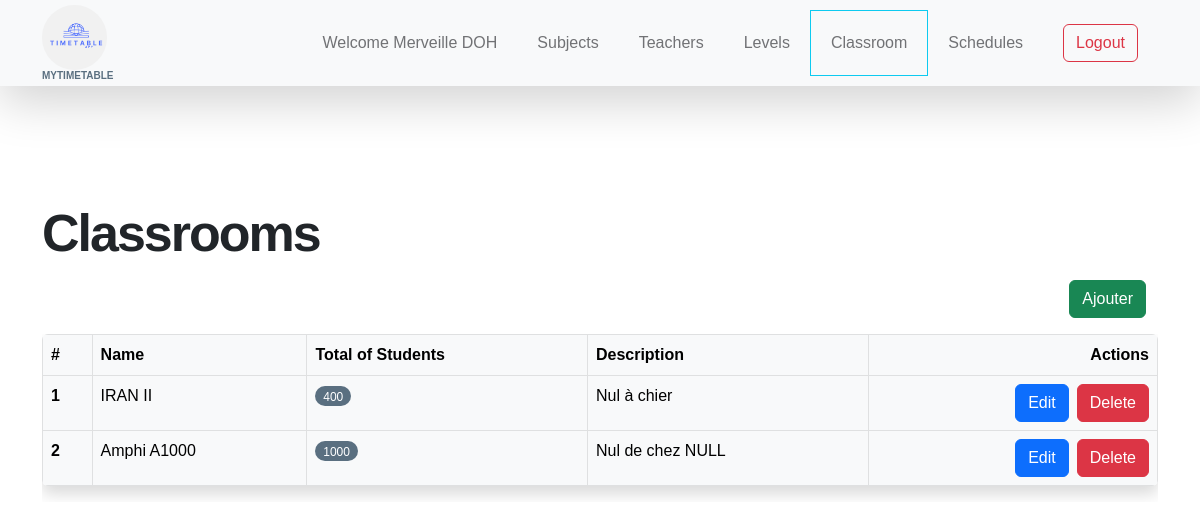
The app's page /classrooms (signed in) with its own data.
### authentification/models.py (models this page shows, shortened)
class MyUser(AbstractBaseUser, PermissionsMixin):
    email = models.EmailField(
        verbose_name="email address",
        max_length=255,
        unique=True,null=True
    )
    first_name = models.CharField(max_length=40, null=True, blank=True)
    last_name = models.CharField(max_length=40,null=True, blank=True)
    password = models.CharField(max_length=255)
    level = models.ForeignKey(
        Level, on_delete=models.CASCADE, null=True, blank=True)
    is_active = models.BooleanField(default=True)
    is_staff = models.BooleanField(default=False)
    is_teacher = models.BooleanField(default=False)
    objects = MyUserManager()
    USERNAME_FIELD = 'email'
    groups = models.ManyToManyField(Group, related_name='myuser_groups', blank=True)
    user_permissions = models.ManyToManyField(Permission, related_name='myuser_permissions', blank=True)

### acceuil/models.py (models this page shows, shortened)
class Classroom(models.Model):
    label = models.CharField(max_length=100)
    desc = models.TextField(null=True)
    capacity = models.IntegerField(null=True, blank=True)

### acceuil/views.py (the view)
    def check_user(request, *args, **kwargs):
        if not request.user.is_authenticated or (not request.user.is_superuser):
            return redirect('timetables.students')
        return view_func(request, *args, **kwargs)

### acceuil/views.py (called while the page is built, shortened)
def superuser_required(view_func):
    def check_user(request, *args, **kwargs):
        if not request.user.is_authenticated or (not request.user.is_superuser):
            return redirect('timetables.students')
        return view_func(request, *args, **kwargs)
    return check_user

@superuser_required
@login_required
def classroom(request):
    error, success = None, None
    context = {
        'classrooms': Classroom.objects.all(),
        'error': error,
        'success': success,
    }
    return render(request, 'acceuil/classroom.html', context)

### template/acceuil/classroom.html (shortened to what this page needs)
{% extends 'base/base.html' %}
{% block 'main' %}
<div class="my-3">
    <h1 class="">Classrooms</h1>
</div>
<div class="container-fluid my-3">
    <div class="d-flex justify-content-end">
        <button class="btn btn-success" data-bs-toggle="modal" data-bs-target="#addObject">Ajouter</button>
    </div>
</div>
<div>
    <div class="table-responsive">
        <table class="table table-bordered table-stiped table-hover table-light rounded shadow overflow-hidden">
            <thead>
                <tr>
                    <th>#</th>
                    <th>Name</th>
                    <th>Total of Students</th>
                    <th>Description</th>
                    <th class="text-end">Actions</th>
                </tr>
            </thead>
            <tbody>
                {% for s in classrooms %}
                <tr>
                    <td>
                        <div class="fw-bold">
                            {{ forloop.counter }}
                        </div>
                    </td>
                    <td>
                        <div>
                            {{ s.label }}
                        </div>
                    </td>
                    <td>
                        <div class="badge badge-primary">
                            {{ s.capacity }}
                        </div>
                    </td>
                    <td>
                        <div>
                            {{ s.desc }}
                        </div>
                    </td>
                    <td>
                        <div class="d-flex justify-content-end">
                            <button class="btn btn-primary" data-bs-toggle="modal"
                                data-bs-target="#editObject{{ s.id }}">Edit</button>
                            <button class="btn btn-danger ms-2" data-bs-toggle="modal"
                                data-bs-target="#delObject{{ s.id }}">Delete</button>
                        </div>
                    </td>
                </tr>
                {% endfor %}
            </tbody>
        </table>
    </div>
</div>
{% endblock %}

### template/base/header.html (shortened to what this page needs)
{% load static %}
<nav class="navbar navbar-expand-lg bg-light shadow-lg">
    <div class="container">
        <a class="navbar-brand" href="{% url 'home' %}">
            <span>
                <img src="{% static 'img/timetable.png' %}" alt="" style="height: 65px; border-radius: 50px;">
                <small>myTimeTable</small> </span>
        </a>
        <div class="collapse navbar-collapse" id="navbarNav">
            <ul class="navbar-nav ms-auto">
                {% if user.is_authenticated %}
                <li class="nav-item align-self-center c-url" data-url="{% url 'profile' %}">
                    <a href="{% url 'profile' %}" class="nav-link click-scroll align-self-center">
                        Welcome {{ user.first_name }} {{ user.last_name }}</a>
                </li>
                {% if user.is_superuser %}
                <li class="nav-item align-self-center c-url" data-url="{% url 'subject' %}">
                    <a class="nav-link click-scroll" href="{% url 'subject' %}">Subjects</a>
                </li>
                <li class="nav-item align-self-center c-url" data-url="{% url 'teacher' %}">
                    <a class="nav-link click-scroll" href="{% url 'teacher' %}">Teachers</a>
                </li>
                <li class="nav-item align-self-center c-url" data-url="{% url 'level' %}">
                    <a class="nav-link click-scroll" href="{% url 'level' %}">Levels</a>
                </li>
                <li class="nav-item align-self-center c-url" data-url="{% url 'classroom' %}">
                    <a class="nav-link click-scroll" href="{% url 'classroom' %}">Classroom</a>
                </li>
                <li class="nav-item align-self-center c-url" data-url="{% url 'timetable' 99999999999 %}">
                    <a class="nav-link click-scroll" href="{% url 'timetable' 99999999999 %}">Schedules</a>
                </li>
                {% else %}
                <li class="nav-item align-self-center c-url" data-url="{% url 'timetables.students' %}">
                    <a class="nav-link click-scroll" href="{% url 'timetables.students' %}">Your Schedules</a>
                </li>
                {% endif %}
                <li class="nav-item align-self-center">
                    <span class="nav-link click-scroll" href="{% url 'logout' %}">
                        <a class="btn btn-outline-danger" href="{% url 'logout' %}">Logout</a>
                    </span>
                </li>
                {% endif %}
            </ul>
        </div>
    </div>
</nav>

### static/css/style.css (style rules this page uses)
html, body { overflow-x: hidden!important; }
.statut { background-image: url('../img/calendar-with-pencil-monstera-leaf.jpg' ); background-size: cover; }
th { vertical-align: middle!important; }

### records on screen
MyUser: first_name "Merveille", last_name "DOH"
Classroom: label "IRAN II", capacity "400", desc "Nul à chier"
Classroom: label "Amphi A1000", capacity "1000", desc "Nul de chez NULL"
